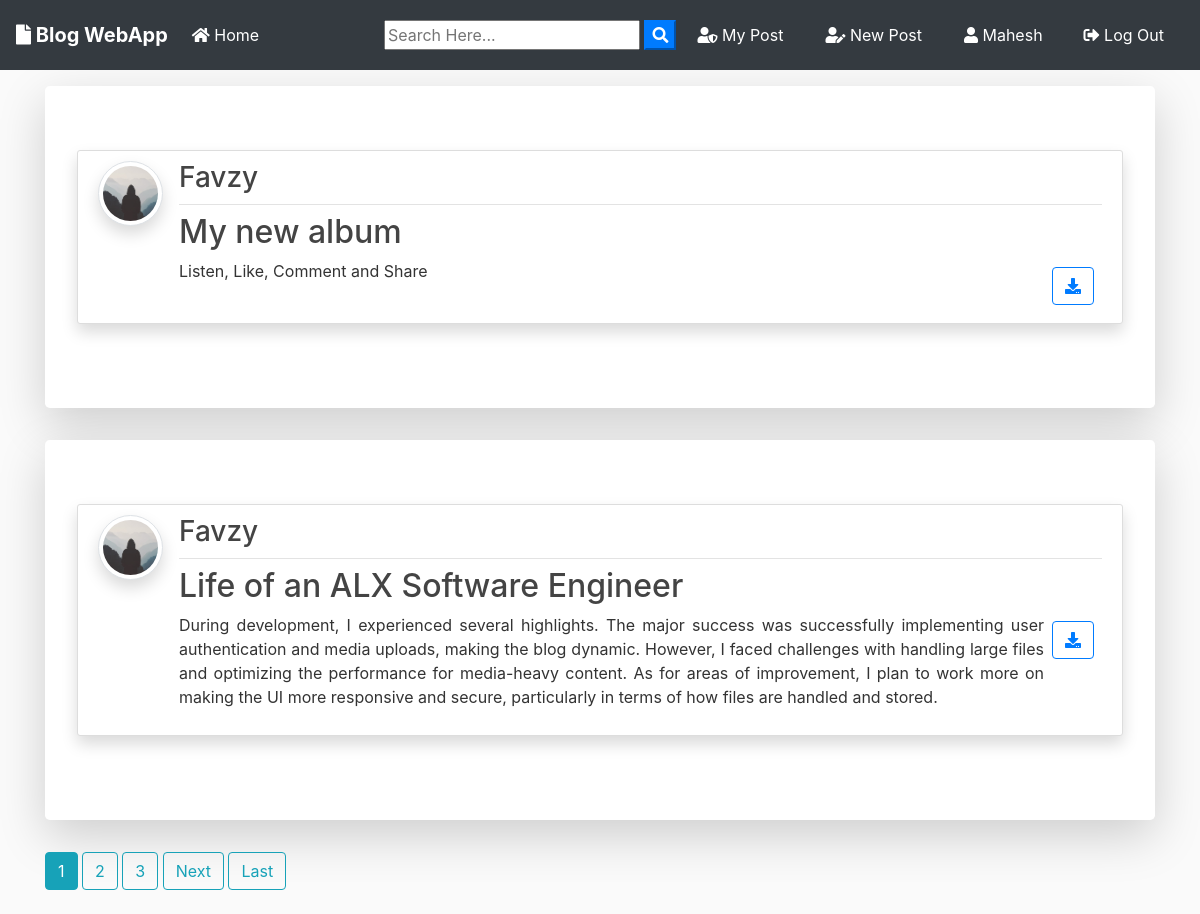
The app's page / (signed in) with its own data.
### blog/models.py (models this page shows, shortened)
class Post(models.Model):
	title = models.CharField(max_length=100)
	file = models.FileField(null=True,blank=True,upload_to='Files')
	content = models.TextField()
	date_posted = models.DateTimeField(default=timezone.now)
	author = models.ForeignKey(User, on_delete=models.CASCADE)

### users/models.py (models this page shows, shortened)
class Profile(models.Model):
    user = models.OneToOneField(User, on_delete=models.CASCADE)
    image = models.ImageField(default='default.jpg', upload_to='profile_pics')

### blog/views.py (the view)
# urls.py: path('', PostListView.as_view(), name='blog-home'),
class PostListView(ListView):
    model = Post
    template_name = 'blog/home.html'  # <app>/<model>_<viewtype>.html
    context_object_name = 'posts'
    ordering = ['-date_posted']
    paginate_by = 2

### blog/templates/blog/home.html (shortened to what this page needs)
{% extends "blog/base.html" %}
{% block content %}
    {% for post in posts %}
      <div class="jumbotron mt-3 bg-white shadow-lg">
      <article class="media content-section shadow">
        <a href="{{ post.author.profile.image.url }} " target="_blank"> <img src="{{ post.author.profile.image.url }}  " alt="" class="article-img rounded-circle img-thumbnail img-fluid shadow">
        </a>
        <div class="media-body">
          <div class="article-metadata d-flex justify-content-between">
            <a class="mr-2 " href="{% url 'user-posts' post.author.username  %}"><h3>{{ post.author }}</h3></a>
          </div>
          <h2><a class="article-title text-justify " href="{% url 'post-detail' post.id %}">{{ post.title }}</a></h2>
          <div class="d-flex justify-content-between">
            <p class="article-content text-justify text-truncate overflow-hidden">{{ post.content }}</p>
            {% if post.file %}
          <div class="form-group mt-0 pt-0  m-2">
            <a class="btn btn-outline-primary  btn-d "  href="{{ post.file.url }}"  download type="submit"><i class="fas fa-download"></i></a>
          </div>
          {% endif %}
          </div>
        </div>
      </article>
      </div>
    {% endfor %}
    {% if is_paginated %}
      {% for num in page_obj.paginator.page_range %}
        {% if page_obj.number == num %}
          <a class="btn btn-info mb-4" href="?page={{ num }}">{{ num }}</a>
        {% elif num > page_obj.number|add:'-3' and num < page_obj.number|add:'3' %}
          <a class="btn btn-outline-info mb-4" href="?page={{ num }}">{{ num }}</a>
        {% endif %}
      {% endfor %}
      {% if page_obj.has_next %}
        <a class="btn btn-outline-info mb-4" href="?page={{ page_obj.next_page_number }}">Next</a>
        <a class="btn btn-outline-info mb-4" href="?page={{ page_obj.paginator.num_pages }}">Last</a>
      {% endif %}
    {% endif %}
{% endblock content %}

### blog/templates/blog/base.html (shortened to what this page needs)
{% load static%}
<!doctype html>
<html lang="en">
  <head>
    <link rel="stylesheet" href="https://stackpath.bootstrapcdn.com/bootstrap/4.3.1/css/bootstrap.min.css">
    <link rel="stylesheet" href="https://use.fontawesome.com/releases/v5.8.1/css/all.css" >
    <link rel="stylesheet" href="{% static 'blog/main.css' %}">
</head>
  <body>
        <nav class="navbar navbar-expand-lg navbar-dark bg-dark">
                <a class="navbar-brand font-weight-bold" href="{% url 'blog-home' %}"><i class="fas fa-file"></i> Blog WebApp</a>
                <div class="collapse navbar-collapse" id="navbarSupportedContent">
                  <ul class="navbar-nav mr-auto">
                    <li class="nav-item active">
                      <a class="nav-link" href="{% url 'blog-home' %}"><i class="fas fa-home"></i> Home <span class="sr-only">(current)</span></a>
                    </li>
                  </ul>
                  <form id="searchform" action="{% url 'search' %}" method="get">
                    <input type="text" name="q" type="text" value="{{ request.GET.q }}" placeholder="Search Here..." />
                    <button type="button" onclick="searchform.submit()" class=" text-white my-color btn-primary"><i class="fa fa-search"></i></button>
                </form>
                    {% if user.is_authenticated %}
                    <a href="{% url 'user-posts' user %}" class="btn text-white m-2"><i class="fas fa-user-shield"></i> My Post</a>
                    <a href="{% url 'post-create' %} " class="btn text-white m-2"><i class="fas fa-user-edit"></i> New Post</a>
                    <a href="{% url 'profile' %} " class="btn text-white m-2"><i class="fas fa-user"></i> {{ user.username }}</a>
                    <form id="logout-form" method="POST" action="{% url 'logout' %}" style="display: inline;">
                      <button type="submit" class="btn text-white m-2" style="border: none; background: none;">
                        <i class="fas fa-sign-out-alt"></i> Log Out
                      </button>
                    </form>
                    {% else %}
                    <a href="{% url 'login' %} " class="btn text-white m-2"><i class="fas fa-user-tie"></i> Log In</a>
                    <a href="{% url 'register' %} " class="btn text-white m-2"> <i class="fas fa-sign-in-alt"></i> Sign Up</a>
                    {% endif %}
                </div>
              </nav>
      <div class="container my-bg">
    {% block content %}
    {% endblock  %}
</div>
  </body>
</html>

### blog/static/blog/main.css (style rules this page uses)
body { background: #fafafa; color: #333333; margin-top: 0; }
h1, h2, h3, h4, h5, h6 { color: #444444; }
ul { margin: 0; }
.content-section { background: #ffffff; padding: 10px 20px; border: 1px solid #dddddd; border-radius: 3px; margin-bottom: 20px; }
.article-title { color: #444444; }
.article-content { white-space: pre-line; }
.article-img { height: 65px; width: 65px; margin-right: 16px; }
.article-metadata { padding-bottom: 1px; margin-bottom: 4px; border-bottom: 1px solid #e3e3e3 }

### records on screen
Post: author.profile.image (placeholder picture), author "Favzy", title "My new album", content "Listen, Like, Comment and Share"
Post: author.profile.image (placeholder picture), author "Favzy", title "Life of an ALX Software Engineer", content "During development, I experienced several highlights. The major success was successfully implementing user authentication and media uploads, making the blog dynamic. However, I faced challenges with handling large files and optimizing the performance for media-heavy content. As for areas of improvement, I plan to work more on making the UI more responsive and secure, particularly in terms of how files are handled and stored."

### other values on screen
{{ user.username }} "Mahesh"
{{ num }} "1"
{{ num }} "2" "3"
